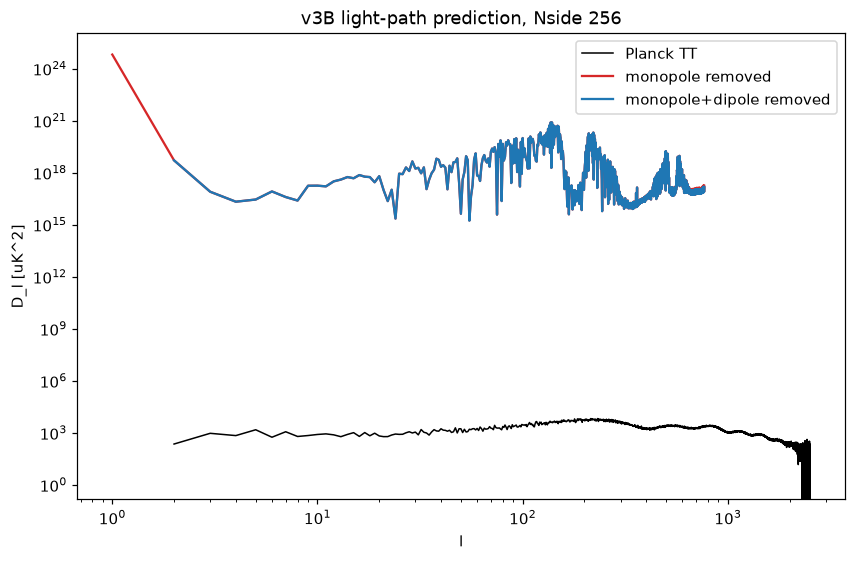

This chart was generated by the following Python code:
# v3B: D_l of total (monopole removed; monopole+dipole removed) vs Planck TT R3.01, l<=767, unscaled.
import numpy as np,matplotlib;matplotlib.use('Agg');import matplotlib.pyplot as plt
from cmb_lightpath_v3_common import *
m,m1,cl,cl1,kind,mean=stats('B');l=np.arange(len(cl));f=l*(l+1)/2/np.pi*T0uK**2;L,Dl=planck()
fig,ax=plt.subplots(figsize=(9,5.5));ax.loglog(L,Dl,'k',lw=1,label='Planck TT');ax.loglog(l[1:],f[1:]*cl[1:],'C3',label='monopole removed');ax.loglog(l[2:],f[2:]*cl1[2:],'C0',label='monopole+dipole removed')
ax.set_xlabel('l');ax.set_ylabel('D_l [uK^2]');ax.legend();ax.set_title('v3B light-path prediction, Nside 256')
plt.savefig('cmb_lightpath_v3B_Cl_planckTT.png',dpi=110,bbox_inches='tight')
